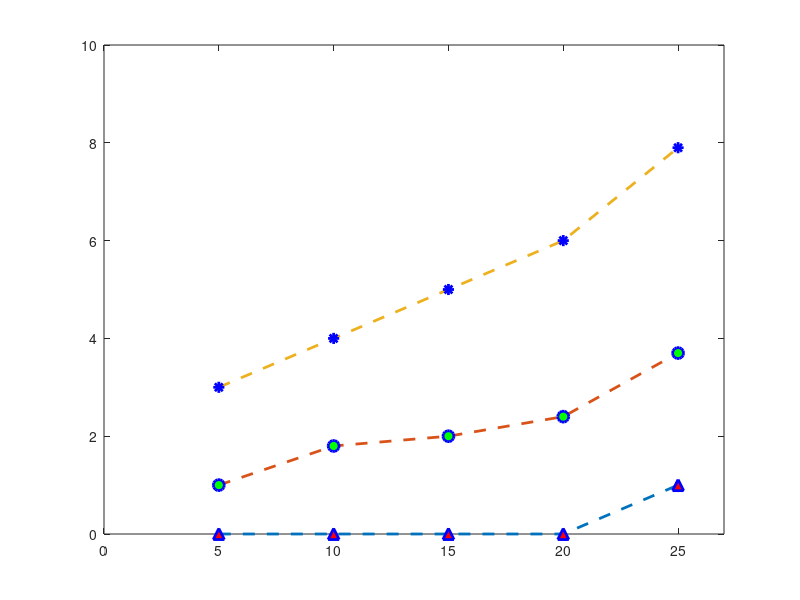

The MATLAB script that drew this image: (Note: this script raises an error after producing the figure.)

clc;
clear all

ECU_8 = [0 0 0 0 1];
ECU_16 = [1 1.8 2 2.4 3.7];
ECU_24 = [3 4 5 6 7.9];
t = 5:5:25;

plot(t,ECU_8,'^--',...
     'LineWidth',2,...
    'MarkerSize',8,... 
     'MarkerEdgeColor','b',...
      'MarkerFaceColor','r');
hold on
  
  plot(t,ECU_16,'o--',...       
    'LineWidth',2,...              % Marker Line Width
    'MarkerSize',8,...            % Marker Size
    'MarkerEdgeColor','b',...      % Marker Edge Color
    'MarkerFaceColor','g');        % Marker face color 

hold on
  
  plot(t,ECU_24,'*--',...       
    'LineWidth',2,...              % Marker Line Width
    'MarkerSize',8,...            % Marker Size
    'MarkerEdgeColor','b',...      % Marker Edge Color
    'MarkerFaceColor','g');        % Marker face color 
hold off


xlim([0 27])                % X-Axis Limit 
ylim([0 10])              % Y-Axis Limit
xticks(0:5:25);     % Increment Limit in the X-Axis
yticks(0:2:10);         % Increment Limit in the Y-Axis


% properties of XTickLabel
 ax=gca;
 a = get(gca,'XTickLabel');
 ax.Color = 'w'; % Backgroud color 
 ax.FontName = 'Times New Roman'; %Front of the XTickLabel
 ax.FontWeight='bold';  % Front type of the XTickLabel
 ax.FontSize=18;         % Front size of the XTickLabel
 ax.FontAngle='normal';  % front type, Can be 'italic'
 ax.TickDir='in';        % line tik , can be 'out';'both'

  %%
% properties of YTickLabel
 ax=gca;
 a = get(gca,'YTickLabel');
 ax.Color = 'w'; % Backgroud color 
 ax.FontName = 'Times New Roman';%Front of the YTickLabel
 ax.FontWeight='bold';% Front type of the YTickLabel
 ax.FontSize=18;% Front size of the YTickLabel
 ax.FontAngle='normal';% front type, Can be 'italic'
 ax.TickDir='in'; % line tik , can be 'out';'both'

%%
% Properties of X-Label
xlab=xlabel('Number of messages per ECU'); % Text Title of the X-Label
xlab.FontSize=18;                      % Text Front Size of the X-Label
xlab.FontName=('Times New Roman');     % Text Type of front for X-Label
xlab.FontWeight='bold';                % Text Type of front, can be 'normal'
xlab.Color=('k');                      % Text color of the X-Label
ax.XAxis.LineWidth = 1.5;                % Width of the X-Axis Line Bar
ax.XAxis.Color = 'k';                  % Color of the X-Axis Line Bar

%%
% Properties of Y-Label
ylab=ylabel('End to end delay (ms)'); % Text Title of the Y-Label
ylab.FontSize=18;                         % Text Front Size of the Y-Label
ylab.FontName=('Times New Roman');        % Text Type of front for Y-Label
ylab.FontWeight='bold';                   % Text Type of front, can be 'normal'
ylab.Color=('k');                         % Text color of the Y-Label
ax.YAxis.LineWidth = 1.5;                 % Width of the Y-Axis Line Bar
ax.YAxis.Color = 'k';     
%%
%%
% properties of the Legend
h=legend('\boldmath $ 8 $ \boldmath $ ECUs $','\boldmath $ 16 $ \boldmath $ ECUs $','\boldmath $ 24 $ \boldmath $ ECUs $'); % Legend name inside the box
%h = legend('\boldmath$\bar{\delta}$');
set(h, 'Interpreter', 'latex','FontName','Time New Roman');
% h.FontSize = 18;              % Text Frontsize of the legend
 %h.FontName='Time New Roman'; % Text Frontname of the legend
% h.TextColor='k';              % Text color in the legend
% h.Location='East';    % Position of the Legend
% h.FontWeight='bold';          % Text Legend front
% h.EdgeColor='k';              % Legend box color
% h.LineWidth =1.5;             % Width of the box outline
% h.Orientation='vertical';     % Oriention of the legend 'horizontal'
% h.Box='on'; % Legend box 'boxoff'
% lgd.Title.FontSize = 14; % Text Front size of the legend title
% lgd.Title.String='My Legend Title'; % Title of the Legend
% lgd.Numcilumns=2;  % Number of coloumns for the legend